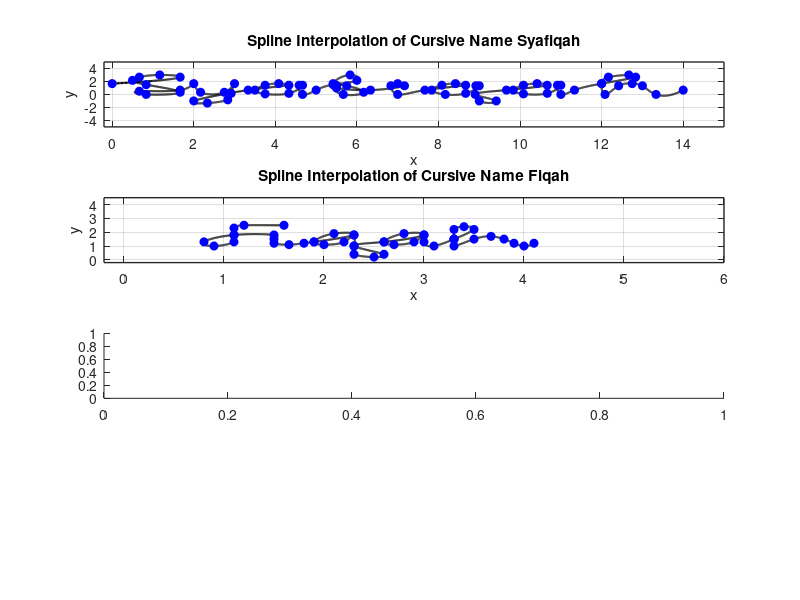

This chart was generated by the following MATLAB code: (Note: this script raises an error after producing the figure.)
subplot(4,1,1);
x1 = [0 5/3 7/6 2/3 0.5 5/6 5/3 5/6 2/3 5/3 ...
    2 13/6 11/4 3 35/12 17/6 7/3 2 10/3 ...
    13/3 49/12 15/4 7/2 15/4 13/3 14/3 55/12 14/3 5 ...
    65/12 6 35/6 65/12 17/3 37/6 23/4 11/2 11/2 19/3 ...
    43/6 7 41/6 7 23/3 ...
    26/3 101/12 97/12 47/6 49/6 26/3 9 107/12 9 113/12 89/10 29/3 ...
    32/3 125/12 121/12 59/6 121/12 32/3 11 131/12 11 34/3 ...
    12 77/6 38/3 73/6 12 145/12 149/12 51/4 13 40/3 14];
y1 = [5/3 8/3 3 8/3 13/6 1.5 1/3 0 0.5 2/3 ...
    5/3 1/3 1/3 5/3 1/6 -5/6 -4/3 -1 2/3 ...
    17/12 5/3 17/12 2/3 1/12 1/6 17/12 17/12 0 2/3 ...
    1.5 13/6 3 5/3 0 1/3 4/3 7/5 1 2/3 ...
    4/3 5/3 4/3 0 2/3 ...
    17/12 5/3 17/12 2/3 0 1/6 4/3 4/3 -1 -1 0 2/3 ...
    17/12 5/3 17/12 2/3 1/12 1/6 17/12 17/12 0 2/3 ...
    5/3 8/3 3 8/3 5/3 0 4/3 5/3 4/3 0 2/3];

n = length(x1);
t = 0:n-1;
tt = 0:0.01:n-1;

xx = spline(t, x1, tt);
yy = spline(t, y1, tt);

figure(1)
plot(xx, yy, 'k', 'LineWidth',1.5)
hold on
plot(x1, y1, 'bo', 'MarkerFaceColor', 'b')
axis([-0.2 15 -5 5])
grid on
title('Spline Interpolation of Cursive Name Syafiqah')
xlabel('x')
ylabel('y')
set(gca, 'FontSize', 10, 'LineWidth', 1)
grid on


subplot(4,1,2);
x2 = [1.6 1.2 1.1 1.1 1.1 0.9 0.8 1.1 1.5 ...
1.5 1.5 1.65 1.8 1.9 ... 
2.3 2.1 1.9 2.0 2.2 2.3 2.3 2.3 2.5 2.6 2.3 2.6 ...
3.0 2.8 2.6 2.7 2.9 3.0 3.0 3.1 3.3 ...
3.3 3.5 3.4 3.3 3.3 3.3 3.5 3.67 3.8 3.9 4.0 4.1];
y2 = [2.5 2.5 2.3 1.8 1.3 1.0 1.3 1.8 1.8 ...
1.5 1.2 1.1 1.2 1.3 ...
1.8 1.9 1.3 1.1 1.3 1.8 1.0 0.4 0.2 0.4 1.0 1.3 ...
1.8 1.9 1.3 1.1 1.3 1.8 1.3 1.0 1.5 ...
1.5 2.2 2.4 2.2 1.5 1.0 1.5 1.7 1.5 1.2 1.0 1.2];
n = length(x2);
t = 0:n-1; 
tt = 0:0.01:n-1; 

xx = spline(t, x2, tt);
yy = spline(t, y2, tt);

figure(1)
plot(xx, yy, 'k', 'LineWidth', 1.5) 
hold on
plot(x2, y2, 'bo', 'MarkerFaceColor', 'b') 
axis([-0.2 6 -0.2 4.5])
grid on
title('Spline Interpolation of Cursive Name Fiqah')
xlabel('x')
ylabel('y')
set(gca, 'FontSize', 10, 'LineWidth', 1)
grid on


subplot(4,1,3);
x3 = [1.0 1.5 1.90 1.55 2.0 1.75 1.25 1.3 1.4 ...
    3.05 2.7 2.3 2.40 2.75 3.1 3.05 3.40 ...
    3.70 3.95 4.15 3.95 3.70 4.15 4.0 3.60 3.90 4.4 ...
    4.70 4.65 4.7 5.0 ...
    5.325 5.55 5.5 5.4 5.3 5.5...
    6.65 6.3 5.9 6.00 6.40 6.7 6.60 6.85 7.214 ...
    7.214 7.5 7.40 7.3 7.15 7.55 7.8 7.9 7.95 8.4];
y3 = [1.6 1.9 1.80 1.40 1.2 0.85 0.85 1.3 1.7 ...
    1.50 1.6 1.2 0.85 1.05 1.6 0.95 1.05 ...
    1.45 1.50 1.55 1.25 0.95 0.90 0.4 0.45 0.75 1.1 ...
    1.45 1.00 0.8 0.9 ...
    1.250 1.90 2.0 1.6 0.9 0.8 ...
    1.50 1.6 1.2 0.85 1.05 1.6 0.95 0.90 ...
    1.236 1.8 2.00 1.6 0.80 1.40 1.5 1.2 0.90 1.2];

n = length(x3);
t = 0:n-1; 
tt = 0:0.01:n-1; 

xx = spline(t, x3, tt);
yy = spline(t, y3, tt);

figure(1)
plot(xx, yy, 'k', 'LineWidth', 1.5) 
hold on
plot(x2, y2, 'bo', 'MarkerFaceColor', 'b') 
axis([-0.2 9 -0.2 4.5])
grid on
title('Spline Interpolation of Cursive Name Bazilah')
xlabel('x')
ylabel('y')
set(gca, 'FontSize', 10, 'LineWidth', 1)
grid on
